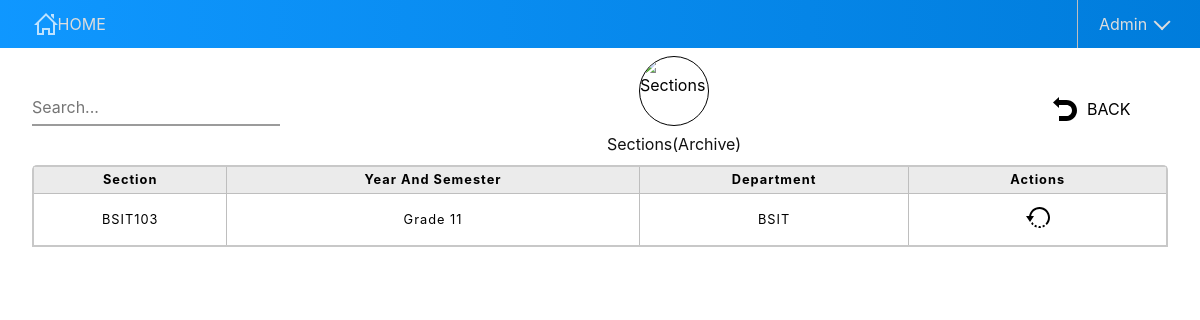
Page /sections.php?archive&page=1 (signed in) on the earlier database version.
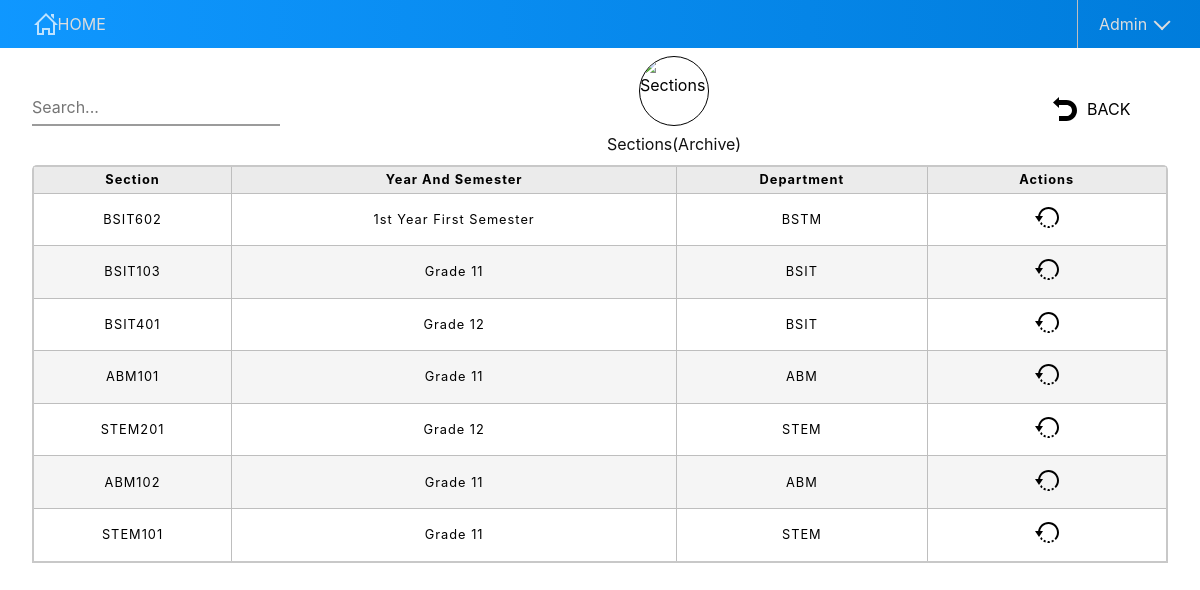
Same page on the later database version.
### tables this page shows
CREATE TABLE `sections` (
  `sect_id` int(11) NOT NULL,
  `sect_name` varchar(50) NOT NULL,
  `sect_year` enum('Grade 11','Grade 12','1st Year First Semester','1st Year Second Semester','2nd Year First Semester','2nd Year Second Semester','3rd Year First Semester','3rd Year Second Semester','4th Year First Semester','4th Year Second Semester') NOT NULL,
  `dept_id` int(11) NOT NULL,
  `sect_active` tinyint(1) NOT NULL DEFAULT 1
);

CREATE TABLE `departments` (
  `dept_id` int(11) NOT NULL,
  `dept_name` varchar(5) NOT NULL,
  `dept_desc` text NOT NULL,
  `dept_type` enum('faculty','course','strand') NOT NULL,
  `dept_active` tinyint(1) NOT NULL DEFAULT 1
);

### classes/SectionsView.class.php (called while the page is built, shortened)
<?php
class SectionsView extends Sections
{
    public function FetchSectionsByState($state, $page = 0, $limit = 0)
    {
        $results = $this->getSectionsByState($state, $page, $limit);
        return $results;
    }
    public function DisplaySections($results, $page, $totalPages, $destination)
    {
        $func = new Functions();
        $func->TableTemplate("sect", $results, $page);
    }
}

### classes/Dbh.class.php (called while the page is built)
<?php
class Dbh
{
   private $host = 'localhost';
   private $user = "root";
   private $pwd = "";
   private $dbName = "ClassSchedulingSystem";
   protected function connect()
   {
      try {
         $dsn = "mysql:host=" . $this->host . "; dbname=" . $this->dbName;
         $pdo = new PDO($dsn, $this->user, $this->pwd);
         $pdo->setAttribute(PDO::ATTR_DEFAULT_FETCH_MODE, PDO::FETCH_ASSOC);
         return $pdo;
      } catch (PDOException $e) {
         print "Database Error: " . $e->getMessage() . "<br/>";
         die();
      }
   }
}

### classes/Sections.class.php (called while the page is built, shortened)
<?php
class Sections extends Dbh
{
  protected function getSectionsByState($state, $page, $limit)
  {
    $jump = $limit * ($page - 1);
    $withLimit = ($page > 0) ? "LIMIT $jump,$limit" : "";
    $sql = "SELECT sect_id,sect_name, sect_year, s.dept_id, dept_name, dept_desc, dept_type, sect_active FROM sections s INNER JOIN departments d ON s.dept_id = d.dept_id WHERE sect_active = ? $withLimit";
    try {
      $stmt = $this->connect()->prepare($sql);
      $stmt->execute([$state]);
      $results = $stmt->fetchAll();
      return $results;
    } catch (PDOException $e) {
      trigger_error('Error: ' . $e);
    }
  }
}

### classes/Functions.class.php (the view, shortened to what this page needs)
<?php
class Functions
{
  public function GenerateModuleLinks($page, $dept = '', $check = false)
  {
    $destination = (!empty($dept)) ? "dept=$dept&" : "";
    $destination = ($check) ? "deptid=$dept&" : $destination;
    if (!isset($_GET['archive'])) {
      echo "   <a href='?{$destination}page=$page&add'><img src='drawables/icons/add.svg' alter='Add' />
      <span>Add</span>
      </a>";
      if ($_SESSION['type'] > 2) {
        echo "<a href='?{$destination}archive&page=1'><img src='drawables/icons/archive.svg' alter='Archive' />
         <span>Archive</span>
         </a>";
      }
    } else {
      echo "<a class= 'module__Return' href='?{$destination}page=1'><img src='drawables/icons/return.svg'/>BACK</a>";
    }
  }
  public function TableTemplate($type, $results, $currentPage)
  {
    $tableValues = $this->SetTableValues($type);
    echo "<table class='module__Table'>";
    echo "<thead>";
    echo "<tr class=''>";
    foreach ($tableValues["head"] as $key => $value) {
      echo "<th>$value</th>";
    }
    echo  "</tr>";
    echo "</thead>";
    echo "<tbody>";
    foreach ($results as $result) {
      echo "<tr class=''>";
      foreach ($tableValues["body"] as $key => $value) {
        echo "<td>{$result[$value]}</td>";
      }
      $action = $this->BuildTableActions($type, $result, $currentPage);
      echo "<td>
      <div class='table-actions'>$action</div>
      </td>";
      echo "</tr>";
    }
    echo "</tbody>";
    echo "</table>";
  }
  public function SetTableValues($type)
  {
    $tableHead = [];
    $tableBody = [];
    $newArray = [];
    if ($type == 'subj') {
      $tableHead = ["Subject Code", "Subject Description", "Unit/s", "Hour/s", 'Department', "Actions"];
      $tableBody = ["subj_code", "subj_desc", "units", 'hours', 'dept_name'];
    } else if ($type == 'sect') {
      $tableHead = ["Section", "Year And Semester", "Department", "Actions"];
      $tableBody = ["sect_name", "sect_year", "dept_name"];
    } else if ($type == 'room') {
      $tableHead = ["Room", "Description", "Floor", "Capacity", "Actions"];
      $tableBody = ["rm_name", "rm_desc", "rm_floor", "rm_capacity"];
    } else if ($type == 'prof') {
      $tableHead = [" ", "Employee ID", "Employee Name", "Department", "Actions"];
      $tableBody = ["emp_no", "full_name", "dept_name"];
    } else if ($type == 'user') {
      $tableHead = ["Username", "Email", "Role Level", "Actions"];
      $tableBody = ["username", "email", "role_level"];
    } else if ($type == 'checklist') {
      $tableHead = ["Name", "Actions"];
      $tableBody = ["name"];
    }
    $newArray["head"] = $tableHead;
    $newArray["body"] = $tableBody;
    return $newArray;
  }
  public function BuildTableActions($type, $result, $page)
  {
    $action = '';
    if ($type == "subj") {
      if ($result['subj_active'] == 1) {
        $action .= "<form method='POST' action='./schedules.php'>
            <input type='hidden' name='type' value='subj'>
            <input type='hidden' name='id' value='" . $result['subj_id'] . "'>
            <button name='submitType' type='submit'><img src='drawables/icons/checkschedule.svg' alter='Schedule'/></button>
            <span>Schedule</span></form>
            <a href='?page=$page&id=" . $result['subj_id'] . "'><img src='drawables/icons/edit.svg' alter='Edit'/><span>Edit</span></a>";
      }
      $iconName = ($result['subj_active'] == 1) ? 'delete' : 'restore';
      $tableRestore = ($result['subj_active'] == 1) ? '' : "class='table__Restore'";
      if ($_SESSION['type'] >= 3) {
        $action .= "<form onsubmit='return submitForm(this)' action='./includes/subjects.inc.php' method='POST' $tableRestore>
        <input type='hidden' name='page' value='$page'>
        <input name='subjID' type='hidden' value='" . $result['subj_id'] . "'>
        <input id='state' name='state' type='hidden' value='" . $result['subj_active'] . "'>
        <button name='submitStatus' type='submit'><img src='drawables/icons/" . $iconName . ".svg' alter='$iconName'/></button>
        <span>" . $iconName . "</span>
        </form>";
      }
    } else if ($type == 'sect') {
      $iconName = ($result['sect_active'] == 1) ? 'delete' : 'restore';
      $tableRestore = ($result['sect_active'] == 1) ? '' : "class='table__Restore'";
      if ($_SESSION['type'] >= 3) {
        $action .= "<form onsubmit='return submitForm(this)' action='./includes/sections.inc.php' method='POST' $tableRestore>
        <input name='page' type='hidden' value='$page'>
        <input name='sectID' type='hidden' value='" . $result['sect_id'] . "'>
        <input id='state' name='state' type='hidden' value='" . $result['sect_active'] . "'>
              <button name='submitStatus' type='submit'><img src='drawables/icons/" . $iconName . ".svg' alter='$iconName'/></button>
              <span>" . $iconName . "</span>
          </form>";
      }
    } else if ($type == 'room') {
      if ($result['rm_active'] == 1) {
        $action .= "<form method='POST' action='./schedules.php'>
        <input type='hidden' name='type' value='room'>
        <input type='hidden' name='id' value='" . $result['rm_id'] . "'>
        <button name='submitType' type='submit'><img src='drawables/icons/checkschedule.svg' alter='Schedule'/></button>
        <span>Schedule</span></form>
        <a href=?page=$page&id=" . $result['rm_id'] . "><img src='drawables/icons/edit.svg' alter='Edit'/><span>Edit</span></a>";
      }
      $iconName = ($result['rm_active'] == 1) ? 'delete' : 'restore';
      $tableRestore = ($result['rm_active'] == 1) ? '' : "class='table__Restore'";
      if ($_SESSION['type'] >= 3) {
        $action .= "<form onsubmit='return submitForm(this)' action='./includes/rooms.inc.php' method='POST'  $tableRestore>
                  <input name='page' type='hidden' value='$page'>
                  <input name='rmID' type='hidden' value='" . $result['rm_id'] . "'>
                  <input id='state' name='state' type='hidden' value='" . $result['rm_active'] . "'>
                  <button name='submitStatus' type='submit'><img src='drawables/icons/" . $iconName . ".svg' alter='$iconName'/></button>
                  <span>" . $iconName . "</span>
                </form>";
      }
    } else if ($type == 'prof') {
      if ($result['prof_active'] == 1) {
        $action .= "<form method='POST' action='./schedules.php'>
        <input type='hidden' name='type' value='prof'>
        <input type='hidden' name='id' value='" . $result['id'] . "'>
        <button name='submitType' type='submit'><img src='drawables/icons/checkschedule.svg' alter='Schedule'/></button>
        <span>Schedule</span></form>
        <a href=?page=$page&id=" . $result['id'] . "><img src='drawables/icons/edit.svg' alter='Edit'/><span>Edit</span></a>";
      }
      $iconName = ($result['prof_active'] == 1) ? 'delete' : 'restore';
      $tableRestore = ($result['prof_active'] == 1) ? '' : "class='table__Restore'";
      if ($_SESSION['type'] >= 3) {
        $action .= "<form onsubmit='return submitForm(this)' action='./includes/professors.inc.php' method='POST'  $tableRestore>
                <input name='page' type='hidden' value='$page'>
                <input name='id' type='hidden' value='" . $result['id'] . "'>
                <input name='userID' type='hidden' value='" . $result['user_id'] . "'>
                <input id='state' name='state' type='hidden' value='" . $result['prof_active'] . "'>
                <button name='submitStatus' type='submit'><img src='drawables/icons/" . $iconName . ".svg' alter='$iconName'/></button>
                <span>" . $iconName . "</span>
             </form>";
      }
    } else if ($type == 'user') {
      if ($result['is_active'] == 1) {
        $action .= "<a href=?page=$page&id=" . $result['user_id'] . "><img src='drawables/icons/edit.svg' alter='Edit'/><span>Edit</span></a>";
      }
      $iconName = ($result['is_active'] == 1) ? 'delete' : 'restore';
      $tableRestore = ($result['is_active'] == 1) ? '' : "class='table__Restore'";
      $action .= "<form onsubmit='return submitForm(this)' action='./includes/users.inc.php' method='POST' $tableRestore>
                 <input name='page' type='hidden' value='$page'>
                 <input name='userID' type='hidden' value='" . $result['user_id'] . "'>
                 <input id='state' name='state' type='hidden' value='" . $result['is_active'] . "'>
                 <button name='submitStatus' type='submit' ><img src='drawables/icons/" . $iconName . ".svg' alter='$iconName'/></button>
                 <span>" . $iconName . "</span>
              </form>";
    } else if ($type == 'checklist') {
      if ($result['is_active'] == 1) {
        $action .= "<a href=checklistsubjects.php?id={$result['id']}&page=$page><img src='drawables/icons/checkschedule.svg' alter='Edit'/><span>Checklist Subjects</span></a>";
        $action .= "<a href=?deptid={$result['dept_id']}&page=$page&id=" . $result['id'] . "><img src='drawables/icons/edit.svg' alter='Edit'/><span>Edit</span></a>";
      }
      $iconName = ($result['is_active'] == 1) ? 'delete' : 'restore';
      $tableRestore = ($result['is_active'] == 1) ? '' : "class='table__Restore'";
      $action .= "<form onsubmit='return submitForm(this)' action='./includes/checklist.inc.php' method='POST' $tableRestore>
                 <input name='id' type='hidden' value='" . $result['id'] . "'>
                 <input name='deptID' type='hidden' value='" . $result['dept_id'] . "'>
                 <input id='state' name='state' type='hidden' value='" . $result['is_active'] . "'>
                 <button name='submitStatus' type='submit' ><img src='drawables/icons/" . $iconName . ".svg' alter='$iconName'/></button>
                 <span>" . $iconName . "</span>
              </form>";
    }
    return $action;
  }
}

### layouts/__header.php (shortened to what this page needs)
<?php
$sessionUsername = $_SESSION['username'];
?>
<!DOCTYPE html>
<html lang="en">
<head>
   <link rel="stylesheet" href="./styles/reset.css" />
   <link rel="stylesheet" href="./styles/admin.css" />
   <link rel="stylesheet" media='print' href="./styles/print.css" />
</head>
<body>
   <nav class="nav">
      <?php
      $url = $_SERVER['REQUEST_URI'];
      if (!strpos($url, "dashboard")) {
         echo "<a href='dashboard.php' class='nav__Home'><span>HOME</span></a>";
      } else {
         echo '<div></div>';
      }
      ?>
      <div class='nav__Profile'>
         <a href='./scheduleview.php' class='nav__User'><?php echo $sessionUsername ?></a>
      </div>
   </nav>

### sections.php (shortened to what this page needs)
<?php
include_once './layouts/__header.php';
$state = isset($_GET['archive']) ? 0 : 1;
$subTitle = isset($_GET['archive']) ? '(Archive)' : '';
$searchValue = $_GET['q'] ?? '';
?>
<main class='sections module'>
   <div class="module__Header">
      <form class="liveSearch__Form">
         <input id="liveSearch" type="search" name="searchSect" placeholder="Search..." value='<?php echo $searchValue ?>'>
      </form>
      <div class="module__Logo">
         <img src="drawables/icons/section.svg" alt="Sections">
         <a href='?#' class="button">Sections<?php echo $subTitle ?></a>
      </div>
      <div class="module__Links">
         <?php
         $func->GenerateModuleLinks($page);
         ?>
      </div>
   </div>
   <div class='module__Content'>
      <?php
      if (empty($searchValue)) {
         $sectView = new SectionsView();
         $results = $sectView->FetchSectionsByState($state);
         $isArchived = isset($_GET['archive']);
         $table = $func->TableProperties('sect', $results, $isArchived);
         $paginatedResults = $sectView->FetchSectionsByState($state, $page, $table['limit']);
         $sectView->DisplaySections($paginatedResults, $page, $table['totalpages'], $table['destination']);
      }
      ?>
   </div>
</main>
<?php
include_once './layouts/__footer.php';
?>

### layouts/__footer.php
   </body>
</html>

### styles/print.css (style rules this page uses)
html { font-size: 12px; font-family: Georgia, "Times New Roman", Times, serif; }
.nav, .schedules__Details { display: none; }

Differences in the rows shown:
now on this page (row edited): sections: sect_name "BSIT602", sect_year "1st Year First Semester", dept.dept_name "BSTM"
now on this page (row edited): sections: sect_name "BSIT401", sect_year "Grade 12", dept.dept_name "BSIT"
now on this page (row edited): sections: sect_name "ABM101", sect_year "Grade 11", dept.dept_name "ABM"
now on this page (row edited): sections: sect_name "STEM201", sect_year "Grade 12", dept.dept_name "STEM"
now on this page (row edited): sections: sect_name "ABM102", sect_year "Grade 11", dept.dept_name "ABM"
added sections: sect_name "STEM101", sect_year "Grade 11", dept.dept_name "STEM"
